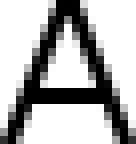
#> input picture data_synthesiser/letterA.png, 17 x 18 px (shown 8 times larger)
$ jupyter execute data_synthesis.ipynb
#> lines starting #> are read from the running program, lines starting #| are printed output that depends on the picture; after the words box and inside, x2 and y2 are one past the last pixel; in counts of white or black regions, pixels touching at a corner belong together
Data Synthesis Playabout
========================

[cell 1]
from PIL import Image
from math import floor
import random
import numpy as np
import matplotlib.pyplot as plt
from scipy.ndimage.interpolation import rotate

Load an image, convert it to a numpy array:

[cell 2]
im = Image.open("letterA.png")
#> im is the input picture: PIL image 17x18 RGBA; mean R, G, B, A 178.3, 178.3, 178.3, 255
im_as_array = np.array([[im.getpixel((x,y))[0] for x in range(im.width)] for y in range(im.height)])

[cell 3]
plt.imshow(im_as_array, cmap='gray', interpolation='none')
plt.show()
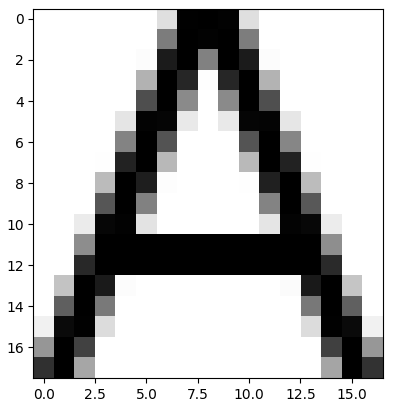
#> figure drawn by matplotlib, 1 panel

We can rotate the glyph using `rotate` from `scipy`:

[cell 4]
rotated_im = rotate(im_as_array, 45, cval=255, order=0)
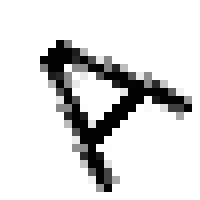
#> rotated_im: shape (25, 25) int64 (shown 8 times larger); min 0, max 255, mean 218.1
plt.imshow(rotated_im, cmap='gray', interpolation='none')
plt.show()

Let's crop the image and round the pixel values to black or white:

[cell 5]
def normalise(array, threshold = 180):
#> called with threshold = 180
    return np.array([[255.0 if array[x,y] >= threshold else 0.0 for x in range(array.shape[1])] for y in range(array.shape[0])])
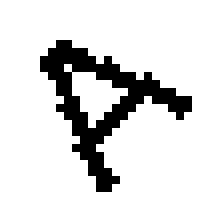
#> returned value: shape (25, 25) float64 (shown 8 times larger); 83.4% white; black in thin lines or dots, all inside (x1, y1, x2, y2) = (5, 5, 24, 24)
def crop(array):
    minx = next(x for x in range(array.shape[1]) if any([i < 255.0 for i in array[x,:]]))
#> minx = 5
    miny = next(y for y in range(array.shape[0]) if any([i < 255.0 for i in array[:,y]]))
#> miny = 5
    maxx = next(x for x in reversed(range(array.shape[1])) if any([i < 255.0 for i in array[x,:]]))
#> maxx = 23
    maxy = next(y for y in reversed(range(array.shape[0])) if any([i < 255.0 for i in array[:,y]]))
#> maxy = 23
    return array[minx:(maxx+1),miny:(maxy+1)]

[cell 6]
cropped_rotated_im = crop(normalise(rotated_im))
plt.imshow(cropped_rotated_im, cmap='gray', interpolation='none')
plt.show()
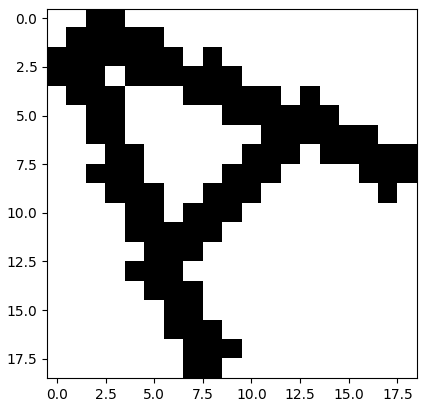
#> figure drawn by matplotlib, 1 panel

Now let's generate a 'fuzzy' background and pop the 'A' glyph somewhere on top of it:

[cell 7]
input_width, input_height = 100, 100
background = normalise(np.array([[random.uniform(150.0, 255.0) for x in range(input_width)] for y in range(input_height)]))
glyph_x = floor(random.uniform(0, background.shape[1] - cropped_rotated_im.shape[1]))
#> glyph_x = 65
glyph_y = floor(random.uniform(0, background.shape[0] - cropped_rotated_im.shape[0]))
#> glyph_y = 51
composite = background.copy()
for x in range(cropped_rotated_im.shape[0]):
    for y in range(cropped_rotated_im.shape[1]):
        composite[glyph_x + x, glyph_y + y] = 255.0 - min(255.0, 2.0*255.0 - cropped_rotated_im[x,y] - composite[glyph_x + x, glyph_y + y])
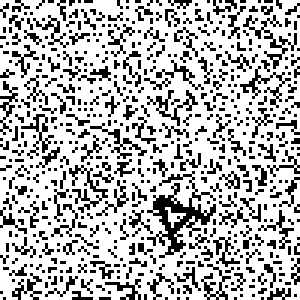
#> composite: shape (100, 100) float64 (shown 3 times larger); 71.2% white; black in thin lines or dots
plt.imshow(composite, cmap='gray', interpolation='none')
plt.show()
